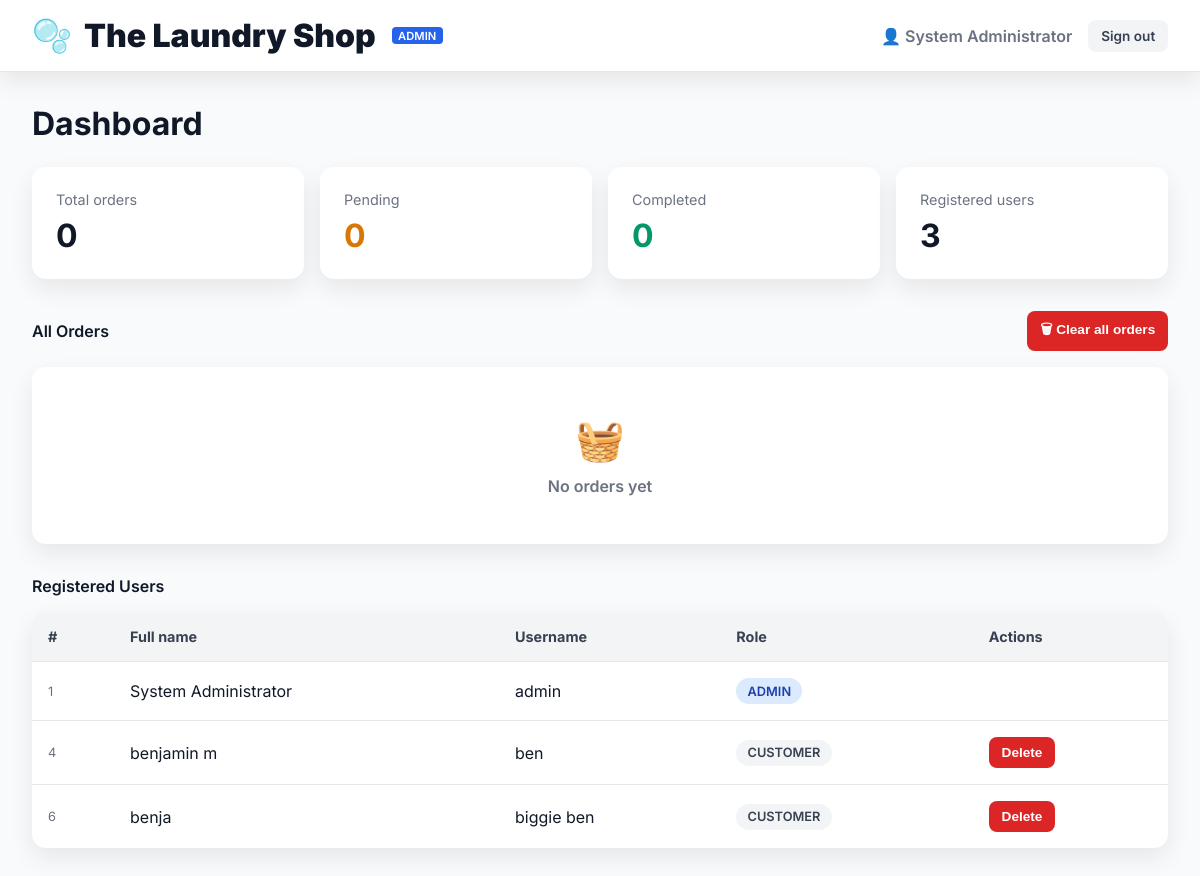
The page /admin (signed in) on the database its author committed.
### tables this page shows
CREATE TABLE users(
        id INTEGER PRIMARY KEY AUTOINCREMENT,
        fullname TEXT NOT NULL,
        username TEXT UNIQUE NOT NULL,
        password TEXT NOT NULL,
        role TEXT NOT NULL DEFAULT 'CUSTOMER'
    );

### app.py (the view)
@app.route('/admin')
@login_required(role="ADMIN")
def admin_dashboard():
    conn = sqlite3.connect("laundry.db")
    c = conn.cursor()
    c.execute("SELECT * FROM orders")
    orders = c.fetchall()
    c.execute("SELECT * FROM users")
    users = c.fetchall()
    conn.close()
    return render_template("admin_dashboard.html", orders=orders, users=users, fullname=session.get('fullname'))

### app.py (called while the page is built)
def login_required(role=None, api=False):
    def decorator(f):
        @wraps(f)
        def wrapper(*args, **kwargs):
            if "user_id" not in session:
                if api:
                    return jsonify({"success": False, "message": "Not logged in"}), 401
                return redirect("/login")
            if role and session.get("role") != role:
                if api:
                    return jsonify({"success": False, "message": "Not authorized"}), 403
                return redirect("/login")
            return f(*args, **kwargs)
        return wrapper
    return decorator

### templates/admin_dashboard.html (shortened to what this page needs)
<!doctype html>
<html lang="en">
  <head>
  </head>
  <body>
    <nav class="nav">
      <a class="nav-brand" href="/"
        ><span>🫧</span> The Laundry Shop
        <span
          style="
            font-size: 0.7rem;
            background: var(--blue);
            color: #fff;
            border-radius: 4px;
            padding: 0.1rem 0.4rem;
            font-weight: 600;
            margin-left: 0.25rem;
          "
          >ADMIN</span
        ></a
      >
      <div class="nav-right">
        <span class="nav-user">👤 {{ fullname }}</span>
        <a href="/logout" class="btn btn-ghost btn-sm">Sign out</a>
      </div>
    </nav>
    <div class="page">
      <h1 class="page-title">Dashboard</h1>
      <div class="stats-row">
        <div class="stat-card">
          <div class="stat-label">Total orders</div>
          <div class="stat-value" id="totalCount">{{ orders|length }}</div>
        </div>
        <div class="stat-card">
          <div class="stat-label">Pending</div>
          <div class="stat-value" id="pendingCount" style="color: #d97706">
            {{ orders|selectattr('4','equalto','Pending')|list|length }}
          </div>
        </div>
        <div class="stat-card">
          <div class="stat-label">Completed</div>
          <div class="stat-value" id="completedCount" style="color: #059669">
            {{ orders|selectattr('4','equalto','Completed')|list|length }}
          </div>
        </div>
        <div class="stat-card">
          <div class="stat-label">Registered users</div>
          <div class="stat-value" id="userCount">{{ users|length }}</div>
        </div>
      </div>
      <div
        style="
          display: flex;
          align-items: center;
          justify-content: space-between;
          margin-bottom: 1rem;
          flex-wrap: wrap;
          gap: 0.75rem;
        "
      >
        <h2 style="font-size: 1rem; font-weight: 600">All Orders</h2>
        <button class="btn btn-danger btn-sm" onclick="clearAllOrders()">
          🗑 Clear all orders
        </button>
      </div>
      <div
        class="card"
        id="ordersCard"
        style="padding: 0; overflow: hidden; margin-bottom: 2rem"
      >
        {% if orders %}
        <div class="table-wrap" style="border: none; border-radius: 0">
          <table id="ordersTable">
            <thead>
              <tr>
                <th>#</th>
                <th>Customer</th>
                <th>Phone</th>
                <th>Service</th>
                <th>Status</th>
                <th>Actions</th>
              </tr>
            </thead>
            <tbody>
              {% for o in orders %}
              <tr id="row-{{ o[0] }}">
                <td style="color: var(--muted); font-size: 0.8rem">
                  #{{ o[0] }}
                </td>
                <td>{{ o[1] }}</td>
                <td>{{ o[2] }}</td>
                <td>{{ o[3] }}</td>
                <td>
                  <span
                    class="badge {% if o[4] == 'Completed' %}badge-completed{% else %}badge-pending{% endif %}"
                  >
                    {{ o[4] }}
                  </span>
                </td>
                <td>
                  <div class="row-actions" style="display: flex; gap: 0.4rem">
                    {% if o[4] != 'Completed' %}
                    <button
                      class="btn btn-success btn-sm btn-done"
                      onclick="completeOrder({{ o[0] }})"
                    >
                      ✓ Done
                    </button>
                    {% endif %}
                    <button
                      class="btn btn-danger btn-sm"
                      onclick="deleteOrder({{ o[0] }})"
                    >
                      Delete
                    </button>
                  </div>
                </td>
              </tr>
              {% endfor %}
            </tbody>
          </table>
        </div>
        {% else %}
        <div class="empty-state" id="ordersEmptyState">
          <div style="font-size: 2.5rem; margin-bottom: 0.75rem">🧺</div>
          <div style="font-weight: 600">No orders yet</div>
        </div>
        {% endif %}
      </div>
      <h2 style="font-size: 1rem; font-weight: 600; margin-bottom: 1rem">
        Registered Users
      </h2>
      <div class="card" style="padding: 0; overflow: hidden">
        <div class="table-wrap" style="border: none; border-radius: 0">
          <table>
            <thead>
              <tr>
                <th>#</th>
                <th>Full name</th>
                <th>Username</th>
                <th>Role</th>
                <th>Actions</th>
              </tr>
            </thead>
            <tbody id="usersTableBody">
              {% for u in users %}
              <tr id="user-row-{{ u[0] }}">
                <td style="color: var(--muted); font-size: 0.8rem">
                  {{ u[0] }}
                </td>
                <td>{{ u[1] }}</td>
                <td>{{ u[2] }}</td>
                <td>
                  <span
                    class="badge"
                    style="{% if u[4]=='ADMIN' %}background:#dbeafe; color:#1e40af;{% else %}background:#f3f4f6; color:#374151;{% endif %}"
                  >
                    {{ u[4] }}
                  </span>
                </td>
                <td>
                  {% if u[4] != 'ADMIN' %}
                  <button
                    class="btn btn-danger btn-sm"
                    onclick="deleteUser({{ u[0] }})"
                  >
                    Delete
                  </button>
                  {% endif %}
                </td>
              </tr>
              {% endfor %}
            </tbody>
          </table>
        </div>
      </div>
    </div>
  </body>
</html>

### templates/admin_dashboard.html (style rules this page uses)
:root { --blue: #2563eb; --blue-dark: #1d4ed8; --green: #059669; --red: #dc2626; --orange: #d97706; --bg: #f8fafc; --card: #ffffff; --text: #111827; --muted: #6b7280; --border: #e5e7eb; --shadow: 0 10px 25px rgba(0, 0, 0, 0.08); }
* { margin: 0; padding: 0; box-sizing: border-box; }
body { font-family: "Inter", sans-serif; background: var(--bg); color: var(--text); min-height: 100vh; }
.nav { background: white; padding: 1rem 2rem; border-bottom: 1px solid var(--border); display: flex; justify-content: space-between; align-items: center; box-shadow: var(--shadow); }
.nav-brand { text-decoration: none; color: #111827; font-size: 2rem; font-weight: 900; display: flex; align-items: center; gap: 12px; }
.nav-right { display: flex; align-items: center; gap: 1rem; }
.nav-user { font-weight: 600; color: var(--muted); }
.page { max-width: 1400px; margin: auto; padding: 2rem; }
.page-title { font-size: 2rem; margin-bottom: 1.5rem; color: var(--text); }
.stats-row { display: grid; grid-template-columns: repeat(auto-fit, minmax(220px, 1fr)); gap: 1rem; margin-bottom: 2rem; }
.stat-card { background: var(--card); padding: 1.5rem; border-radius: 14px; box-shadow: var(--shadow); }
.stat-label { color: var(--muted); font-size: 0.9rem; margin-bottom: 0.5rem; }
.stat-value { font-size: 2rem; font-weight: 700; }
.card { background: white; border-radius: 14px; box-shadow: var(--shadow); }
.table-wrap { overflow-x: auto; }
table { width: 100%; border-collapse: collapse; }
thead { background: #f3f4f6; }
thead th { padding: 1rem; text-align: left; font-size: 0.9rem; color: #374151; }
tbody td { padding: 1rem; border-top: 1px solid var(--border); }
.badge { display: inline-block; padding: 0.35rem 0.7rem; border-radius: 999px; font-size: 0.8rem; font-weight: 600; }
.btn { border: none; cursor: pointer; padding: 0.7rem 1rem; border-radius: 8px; font-weight: 600; transition: 0.3s; text-decoration: none; }
.btn-sm { padding: 0.5rem 0.8rem; font-size: 0.85rem; }
.btn-danger { background: var(--red); color: white; }
.btn-ghost { background: #f3f4f6; color: #374151; }
.empty-state { text-align: center; padding: 3rem; color: var(--muted); }

### rows shown on the page
users: fullname "System Administrator", id "1", username "admin", role "ADMIN"
users: id "4", fullname "benjamin m", username "ben", role "CUSTOMER"
users: id "6", fullname "benja", username "biggie ben", role "CUSTOMER"

### other values the page prints
{{ orders|length }} "0"
{{ orders|selectattr('4','equalto','Pending')|list|length }} "0"
{{ orders|selectattr('4','equalto','Completed')|list|length }} "0"
{{ users|length }} "3"
